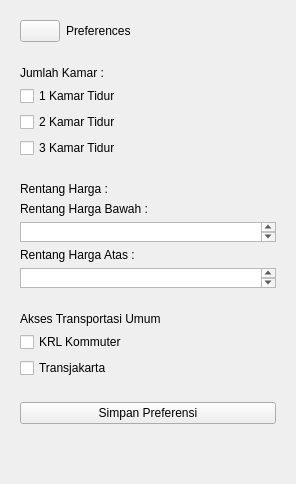
            <widget class="QWidget" name="SearchPreferences">
             <layout class="QVBoxLayout" name="verticalLayout_38">
              <item alignment="Qt::AlignLeft|Qt::AlignTop">
               <widget class="QWidget" name="SearchPreferencesControlContainer" native="true">
                <layout class="QHBoxLayout" name="horizontalLayout_10">
                 <item>
                  <widget class="QPushButton" name="SearchPreferencesCloseButton">
                   <property name="text">
                    <string/>
                   </property>
                   <property name="icon">
                    <iconset resource="AppIcons.qrc">
                     <normaloff>:/FeatherIcons/feather/x-square.svg</normaloff>:/FeatherIcons/feather/x-square.svg</iconset>
                   </property>
                   <property name="iconSize">
                    <size>
                     <width>24</width>
                     <height>24</height>
                    </size>
                   </property>
                  </widget>
                 </item>
                 <item>
                  <widget class="QLabel" name="SearchPreferencesLabel">
                   <property name="text">
                    <string>Preferences</string>
                   </property>
                  </widget>
                 </item>
                </layout>
               </widget>
              </item>
              <item>
               <widget class="QWidget" name="SearchPreferencesRuangKamarContainer" native="true">
                <layout class="QVBoxLayout" name="verticalLayout_40">
                 <item>
                  <widget class="QLabel" name="SearchPreferencesRuangKamarLabel">
                   <property name="text">
                    <string>Jumlah Kamar :</string>
                   </property>
                  </widget>
                 </item>
                 <item>
                  <widget class="QCheckBox" name="SearchPreferencesRuangKamarContainerCheckBox">
                   <property name="text">
                    <string>1 Kamar Tidur</string>
                   </property>
                  </widget>
                 </item>
                 <item>
                  <widget class="QCheckBox" name="SearchPreferencesRuangKamarContainerCheckBox_2">
                   <property name="text">
                    <string>2 Kamar Tidur</string>
                   </property>
                  </widget>
                 </item>
                 <item>
                  <widget class="QCheckBox" name="SearchPreferencesRuangKamarContainerCheckBox_3">
                   <property name="text">
                    <string>3 Kamar Tidur</string>
                   </property>
                  </widget>
                 </item>
                </layout>
               </widget>
              </item>
              <item alignment="Qt::AlignTop">
               <widget class="QWidget" name="SearchPreferencesRentangHargaContainer" native="true">
                <layout class="QVBoxLayout" name="verticalLayout_42">
                 <item alignment="Qt::AlignTop">
                  <widget class="QLabel" name="SearchPreferencesRentangHargaLabel">
                   <property name="text">
                    <string>Rentang Harga :</string>
                   </property>
                  </widget>
                 </item>
                 <item alignment="Qt::AlignTop">
                  <widget class="QLabel" name="SearchPreferencesRentangHargaBawahLabel">
                   <property name="text">
                    <string>Rentang Harga Bawah :</string>
                   </property>
                  </widget>
                 </item>
                 <item>
                  <widget class="QPlainTextEdit" name="SearchPreferencesRentangHargaBawahTextEdit">
                   <property name="maximumSize">
                    <size>
                     <width>300</width>
                     <height>20</height>
                    </size>
                   </property>
                  </widget>
                 </item>
                 <item>
                  <widget class="QLabel" name="SearchPreferencesRentangHargaAtasLabel">
                   <property name="text">
                    <string>Rentang Harga Atas :</string>
                   </property>
                  </widget>
                 </item>
                 <item>
                  <widget class="QPlainTextEdit" name="SearchPreferencesRentangHargaAtasTextEdit">
                   <property name="maximumSize">
                    <size>
                     <width>300</width>
                     <height>20</height>
                    </size>
                   </property>
                  </widget>
                 </item>
                </layout>
               </widget>
              </item>
              <item>
               <widget class="QWidget" name="SearchPreferensiTransportasiContainer" native="true">
                <layout class="QVBoxLayout" name="verticalLayout_41">
                 <item>
                  <widget class="QLabel" name="SearchPreferensiTransportasiLabel">
                   <property name="text">
                    <string>Akses Transportasi Umum</string>
                   </property>
                  </widget>
                 </item>
                 <item>
                  <widget class="QCheckBox" name="KRLCommuterCheckBox">
                   <property name="text">
                    <string>KRL Kommuter</string>
                   </property>
                  </widget>
                 </item>
                 <item>
                  <widget class="QCheckBox" name="TransjakartaCheckBox">
                   <property name="text">
                    <string>Transjakarta</string>
                   </property>
                  </widget>
                 </item>
                </layout>
               </widget>
              </item>
              <item>
               <widget class="QWidget" name="SearchPreferensiSimpanContainer" native="true">
                <layout class="QVBoxLayout" name="verticalLayout_43">
                 <item>
                  <widget class="QPushButton" name="SearchPreferensiSimpanButton">
                   <property name="text">
                    <string>Simpan Preferensi</string>
                   </property>
                  </widget>
                 </item>
                </layout>
               </widget>
              </item>
              <item>
               <spacer name="verticalSpacer_8">
                <property name="orientation">
                 <enum>Qt::Vertical</enum>
                </property>
                <property name="sizeHint" stdset="0">
                 <size>
                  <width>20</width>
                  <height>40</height>
                 </size>
                </property>
               </spacer>
              </item>
             </layout>
            </widget>
